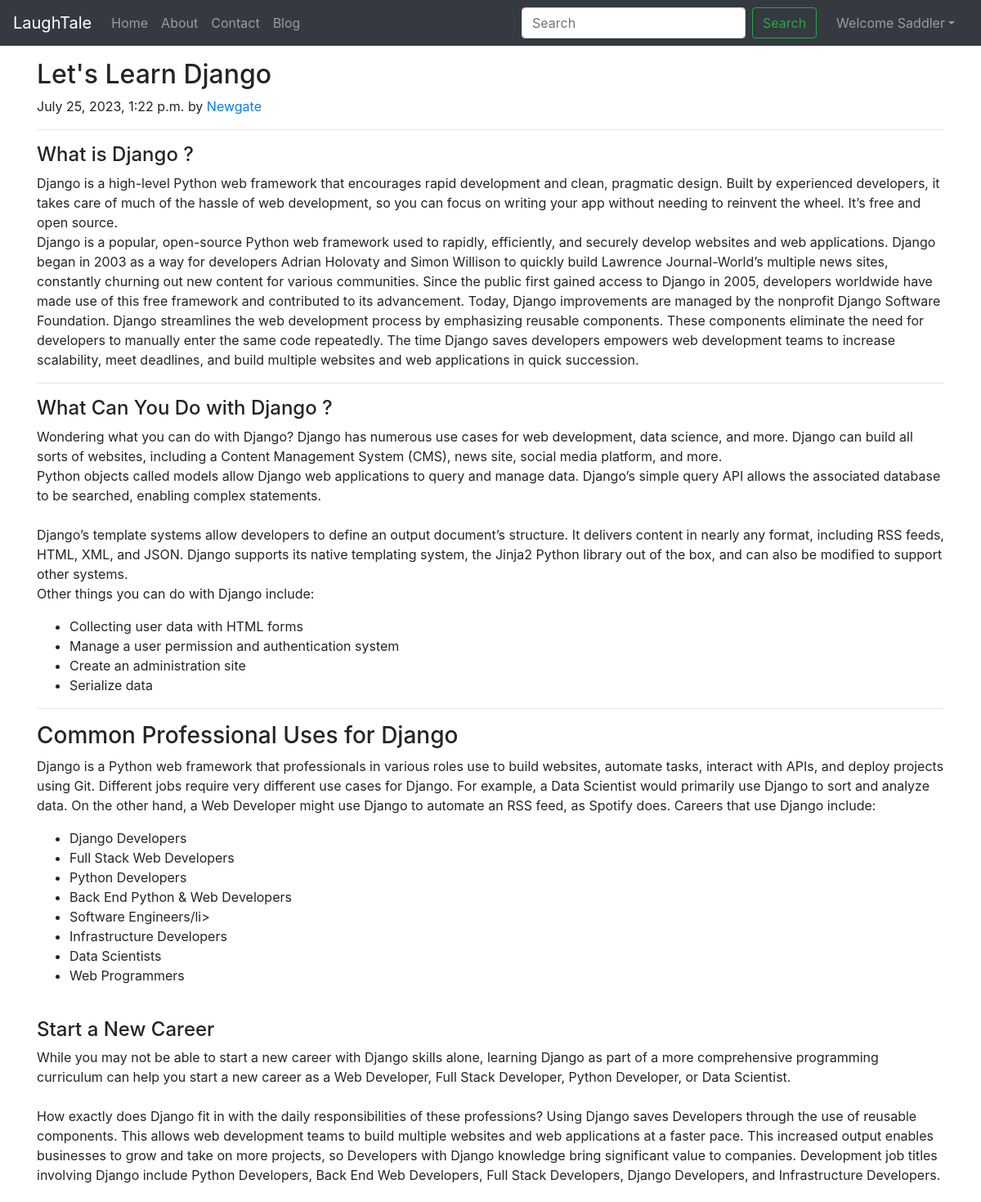
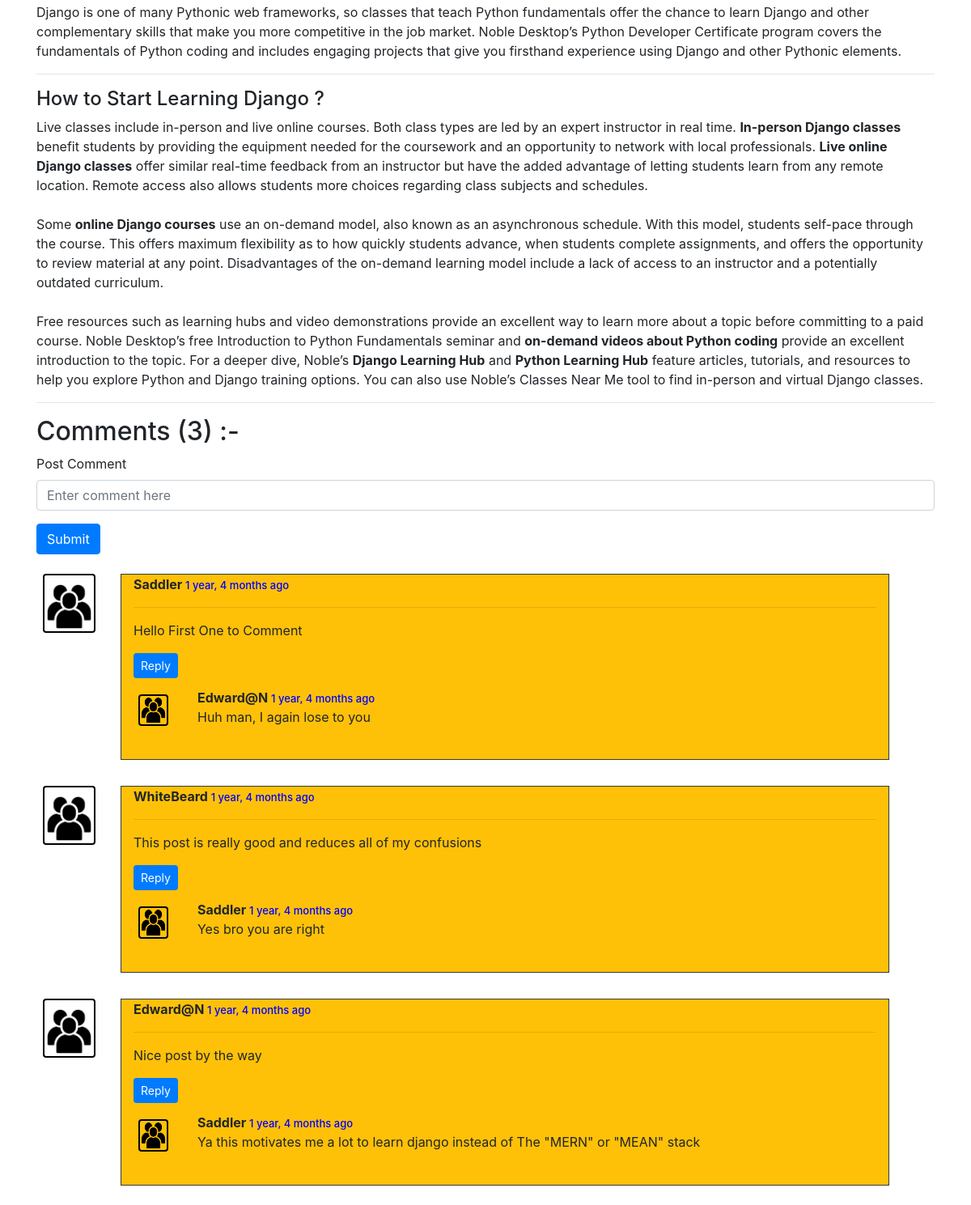
Page /blog/second-post (signed in) on the committed database (2 pictures, top to bottom).
### blog/models.py (models this page shows, shortened)
class Post(models.Model):
    sno = models.AutoField(primary_key=True)
    title = models.CharField(max_length=255)
    content = models.TextField()
    author = models.CharField(max_length=50)
    slug = models.CharField(max_length=100)
    timeStamp = models.DateTimeField(blank=True)

class BlogComment(models.Model):
    sno = models.AutoField(primary_key=True)
    comment = models.TextField()
    user = models.ForeignKey(User, on_delete=models.CASCADE)
    post = models.ForeignKey(Post, on_delete=models.CASCADE)
    parent = models.ForeignKey('self', on_delete=models.CASCADE, null=True)
    timestamp = models.DateTimeField(default=now)

### blog/views.py (the view)
# urls.py: path('<str:slug>', views.blogPost, name='blogPost'),
def blogPost(request, slug):
    post = Post.objects.filter(slug=slug).first()
    comments = BlogComment.objects.filter(post=post, parent=None)
    replies = BlogComment.objects.filter(post=post).exclude(parent=None)
    repDict = {}
    for reply in replies:
        if reply.parent.sno not in repDict.keys():
            repDict[reply.parent.sno] = [reply]
        else:
            repDict[reply.parent.sno].append(reply)
    cntxt = {'post': post, 'comments': comments, 'user': request.user, 'replyDict': repDict}
    return render(request, 'blog/blogPost.html', cntxt)

### blog/templatetags/extras.py (called while the page is built)
@register.filter(name='get_val')
def get_val(dict, key):
    return dict.get(key)

### templates/blog/blogPost.html (shortened to what this page needs)
{% extends 'base.html' %}
{% block body %}
{% load static %}
{% load humanize %}
{% load extras %}
<div class="container my-3">
    <div class="blog-post">
        <h2 class="blog-post-title">{{post.title}}</h2>
        <p class="blog-post-meta">{{post.timeStamp}} by <a href="/about">{{post.author}}</a></p>
        <hr>
        <p>{{post.content|safe}}</p>
        <hr>
    </div>
</div>
<div class="container">
    <h2>Comments ({{comments.count}}) :- </h2>
    <div class="my-2">
        {% if user.is_authenticated %}
        <form action="/blog/postComment" method="post">
            <div class="form-group">
                <label for="exampleInputEmail1">Post Comment </label>
                <input type="text" class="form-control" name="comment" placeholder="Enter comment here">
            </div>
            <button type="submit" class="btn btn-primary">Submit</button>
        </form>
        {% else %}
        <h5> Please Login to Post Comment :- </h5>
        {% endif %}
    </div>
    {% for items in comments %}
    <div class="row my-3">
        <div class="col-md-1 m-2">
            <img class="rounded mx-auto d-block w-100 pt-2" style="border: 2px solid black;" src="{% static 'img/user.png' %}" alt="user">
        </div>
        <div class="col-md-10 m-2 bg-warning border border-dark">
            <b> {{items.user.username}} </b> <span style="font-size: 13px; color: blue; font-weight: 500;">{{items.timestamp | naturaltime}}</span>
            <hr>
            <div>{{items.comment}}</div>
            <div class="reply mx-0 mt-3">
                {% if user.is_authenticated %}
                <button class="btn btn-sm btn-primary mb-1" type="button" data-toggle="collapse" data-target="#replyBox{{items.sno}}" aria-expanded="false" aria-controls="replyBox{{items.sno}}">
                    Reply
                </button>
                {% else %}
                <button class="btn btn-sm btn-primary mb-2" type="button" data-toggle="collapse" data-target="#replyBox{{items.sno}}" aria-expanded="false" aria-controls="replyBox{{items.sno}}" disabled>
                    Login to Reply
                </button>
                {% endif %}
                <div class="replies my-1">
                    {% for reply in replyDict|get_val:items.sno %}
                    <div class="row my-2">
                        <div class="col-md-1">
                            <img class="rounded mx-auto d-block w-75 h-75 my-2" style="border: 2px solid black;" src="{% static 'img/user.png' %}" alt="user">
                        </div>
                        <div class="col-md-10">
                            <b> {{reply.user.username}} </b> <span style="font-size: 13px; color: blue; font-weight: 500;">{{reply.timestamp | naturaltime}}</span>
                            <div>{{reply.comment}}</div>
                        </div>
                    </div>
                        <br>
                    {% endfor %}
                </div>
            </div>
        </div>
    </div>
    {% endfor %}
</div>
{% endblock body %}

### templates/base.html (shortened to what this page needs)
<!doctype html>
<html lang="en">
  <head>
    <link rel="stylesheet" href="https://stackpath.bootstrapcdn.com/bootstrap/4.5.2/css/bootstrap.min.css">
  </head>
  <body>
    <nav class="navbar navbar-expand-lg navbar-dark bg-dark">
        <a class="navbar-brand" href="/">LaughTale</a>
        <div class="collapse navbar-collapse" id="navbarSupportedContent">
          <ul class="navbar-nav mr-auto">
            <li class="nav-item {% block homeactive %} {% endblock homeactive %}">
              <a class="nav-link" href="/">Home <span class="sr-only">(current)</span></a>
            </li>
            <li class="nav-item {% block aboutactive %} {% endblock aboutactive %}">
              <a class="nav-link" href="/about">About</a>
            </li>
            <li class="nav-item {% block contactactive %} {% endblock contactactive %}">
              <a class="nav-link" href="/contact">Contact</a>
            </li>
            <li class="nav-item {% block blogactive %} {% endblock blogactive %}">
              <a class="nav-link" href="/blog">Blog</a>
            </li>
          </ul>
          <form method="get" action="/search" class="form-inline my-2 my-lg-0 mx-3">
            <input class="form-control mr-sm-2" type="search" placeholder="Search" aria-label="Search" name="query" id="query">
            <button class="btn btn-outline-success my-2 my-sm-0" type="submit">Search</button>
          </form>
          {% if user.is_authenticated %}
          <ul class="navbar-nav mr-2">
            <li class="nav-item dropdown">
              <a class="nav-link dropdown-toggle" href='#' id="navbarDropdown" role="button" data-toggle="dropdown"> Welcome {{request.user}}</a>
            </li>
          </ul>
          {% endif %}
        </div>
      </nav>
      {% block body %}  {% endblock body %}
  </body>
</html>

### rows in the picture
Post: title "Let's Learn Django", timeStamp "July 25, 2023, 1:22 p.m.", author "Newgate", content "What is Django ? Django is a high-level Python web framework that encourages rapid development and clean, pragmatic design. Built by experienced developers, it takes care of much of the hassle of web development, so you can focus on writing your app without needing to reinvent the wheel. It’s free and open source. Django is a popular, open-source Python web framework used to rapidly, efficiently, and securely develop websites and web applications. Django began in 2003 as a way for developers Adrian Holovaty and Simon Willison to quickly build Lawrence Journal-World’s multiple news sites, constantly churning out new content for various communities. Since the public first gained access to…"
BlogComment: user.username "Saddler", timestamp "1 year, 4 months ago", comment "Hello First One to Comment"
BlogComment: user.username "Edward@N", timestamp "1 year, 4 months ago", comment "Huh man, I again lose to you"
BlogComment: user.username "WhiteBeard", timestamp "1 year, 4 months ago", comment "This post is really good and reduces all of my confusions"
BlogComment: user.username "Saddler", timestamp "1 year, 4 months ago", comment "Yes bro you are right"
BlogComment: user.username "Edward@N", timestamp "1 year, 4 months ago", comment "Nice post by the way"
BlogComment: user.username "Saddler", timestamp "1 year, 4 months ago", comment "Ya this motivates me a lot to learn django instead of The \"MERN\" or \"MEAN\" stack"

### other values in the picture
{{ request.user }} "Saddler"
{{ comments.count }} "3"
